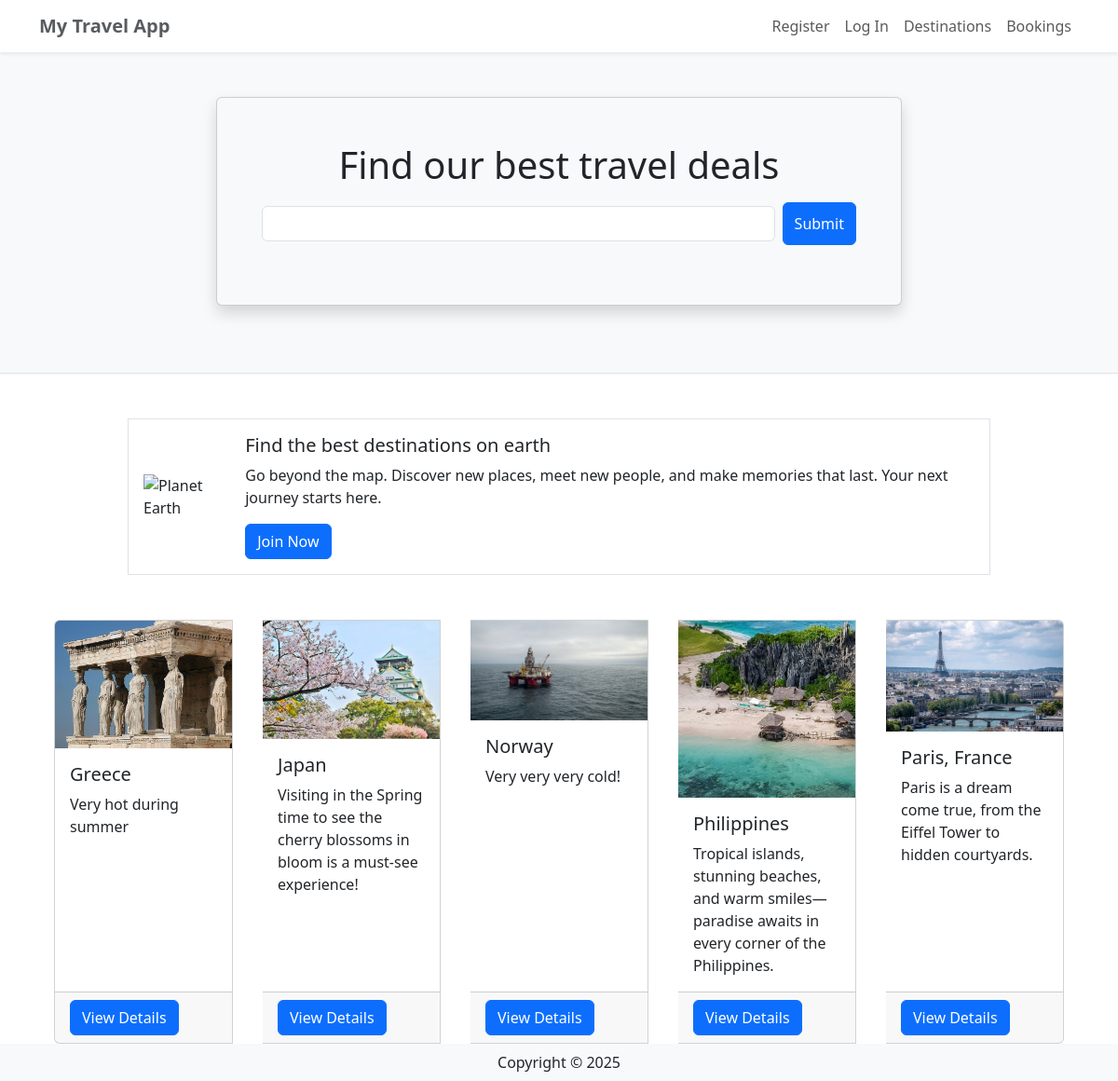
The page / on the database its author committed.
### travel/models.py (models this page shows, shortened)
class Destination(db.Model):
    __tablename__ = 'destinations'
    id = db.Column(db.Integer, primary_key=True)
    name = db.Column(db.String(80))
    description = db.Column(db.String(200))
    image = db.Column(db.String(400))
    currency = db.Column(db.String(3))
    comments = db.relationship('Comment', backref='destination')

### travel/views.py (the view)
@mainbp.route('/')
def index():
    destinations = db.session.scalars(db.select(Destination)).all()
    return render_template('index.html', destinations=destinations)

### travel/templates/index.html
{% extends 'base.html' %}
{% block header %}
      <div class="container">
         <div class="row justify-content-center mt-5 pb-4">
            <div class="col-md-8">
               <div class="card shadow p-5 mb-5 bg-light">
                  <h1 class="text-center mb-3">Find our best travel deals</h1>
                  <form class="form-inline d-flex flex-nowrap" action="{{url_for('main.search')}}" >
                     <input type="text" name="search" class="form-control flex-grow-1 my-1 mr-sm-2" id="SearchForm">
                     <button type="submit" class="flex-shrink-1 btn btn-primary ms-2">Submit</button>
                   </form>
               </div>
            </div>
         </div>
      </div>
{% endblock %}
{% block content %}
      <div class="container">
         <div class="row mt-5 mb-5 justify-content-center">
            <div class="col-md-10">
               <div class="media border p-3 d-flex justify-content-start">
                  <img class="align-self-center me-3" style="max-width:120px"
                     src="https://upload.wikimedia.org/wikipedia/commons/thumb/2/22/Earth_Western_Hemisphere_transparent_background.png/600px-Earth_Western_Hemisphere_transparent_background.png"
                     alt="Planet Earth">
                  <div class="align-self-center media-body">
                     <h5 class="mt-0">Find the best destinations on earth</h5>
                     <p class="d-none d-sm-block">Go beyond the map. Discover new places, meet new people, and make memories that last.
                        Your next journey starts here.
                     </p>
                     <a href="#" class="btn btn-primary">Join Now</a>
                  </div>
               </div>
            </div>
         </div>
         <div class="card-group">
            {% for destination in destinations %}
            <div class="card mx-3">
               <img class="card-img-top"
                  src="{{ destination.image }}" style="width: 100%"alt="destination picture">
               <div class="card-body">
                  <h5 class="card-title">{{ destination.name }}</h5>
                  <p class="card-text">{{ destination.description }}</p>
               </div>
               <div class="card-footer"><a href="{{ url_for('destination.show', id=destination.id) }}" class ="btn btn-primary"> View Details </a></div>
            </div>
            {% endfor %}
         </div>
      </div>
{% endblock %}

### travel/templates/base.html (shortened to what this page needs)
<html>
<head>
   <link href="https://cdn.jsdelivr.net/npm/bootstrap@5.3.2/dist/css/bootstrap.min.css" rel="stylesheet">
</head>
<body>
   <header class="bg-light border-bottom">
      <nav class="navbar navbar-expand-lg navbar-light bg-white shadow-sm">
         <div class="container">
            <a href="/" class="navbar-brand fw-bold text-muted">My Travel App</a>
            <div class="collapse navbar-collapse justify-content-end" id="navbarSupportedContent">
               <div class="navbar-nav ml-auto">
                  {% if current_user.is_authenticated %}
                     <a class="nav-item nav-link disabled text-muted" href="#">Welcome {{current_user.name}}</a>
                     <a class="nav-item nav-link" href="{{ url_for('auth.logout') }}">Log Out</a>
                  {% else %}
                     <a class="nav-item nav-link" href="{{ url_for('auth.register') }}">Register</a>
                     <a class="nav-item nav-link" href="{{ url_for('auth.login') }}">Log In</a>
                  {% endif %}
                  <a class="nav-item nav-link" href="{{ url_for('destination.create') }}">Destinations</a>
                  <a class="nav-item nav-link" href="{{ url_for('main.bookings')}}">Bookings</a>
               </div>
            </div>
         </div>
      </nav>
      {% block header %}
      {% endblock %}
   </header>
   {% block content %}
   {% endblock %}
    <footer class="footer">
        <div class="text-center py-2 bg-light">
            <span class="text-dark">Copyright &copy; {{ year }}</span>
        </div>
    </footer>
   </body>
</html>

### rows shown on the page
Destination: image (picture), name "Greece", description "Very hot during summer"
Destination: image (picture), name "Japan", description "Visiting in the Spring time to see the cherry blossoms in bloom is a must-see experience!"
Destination: image (picture), name "Norway", description "Very very very cold!"
Destination: image (picture), name "Philippines", description "Tropical islands, stunning beaches, and warm smiles—paradise awaits in every corner of the Philippines."
Destination: image (picture), name "Paris, France", description "Paris is a dream come true, from the Eiffel Tower to hidden courtyards."
